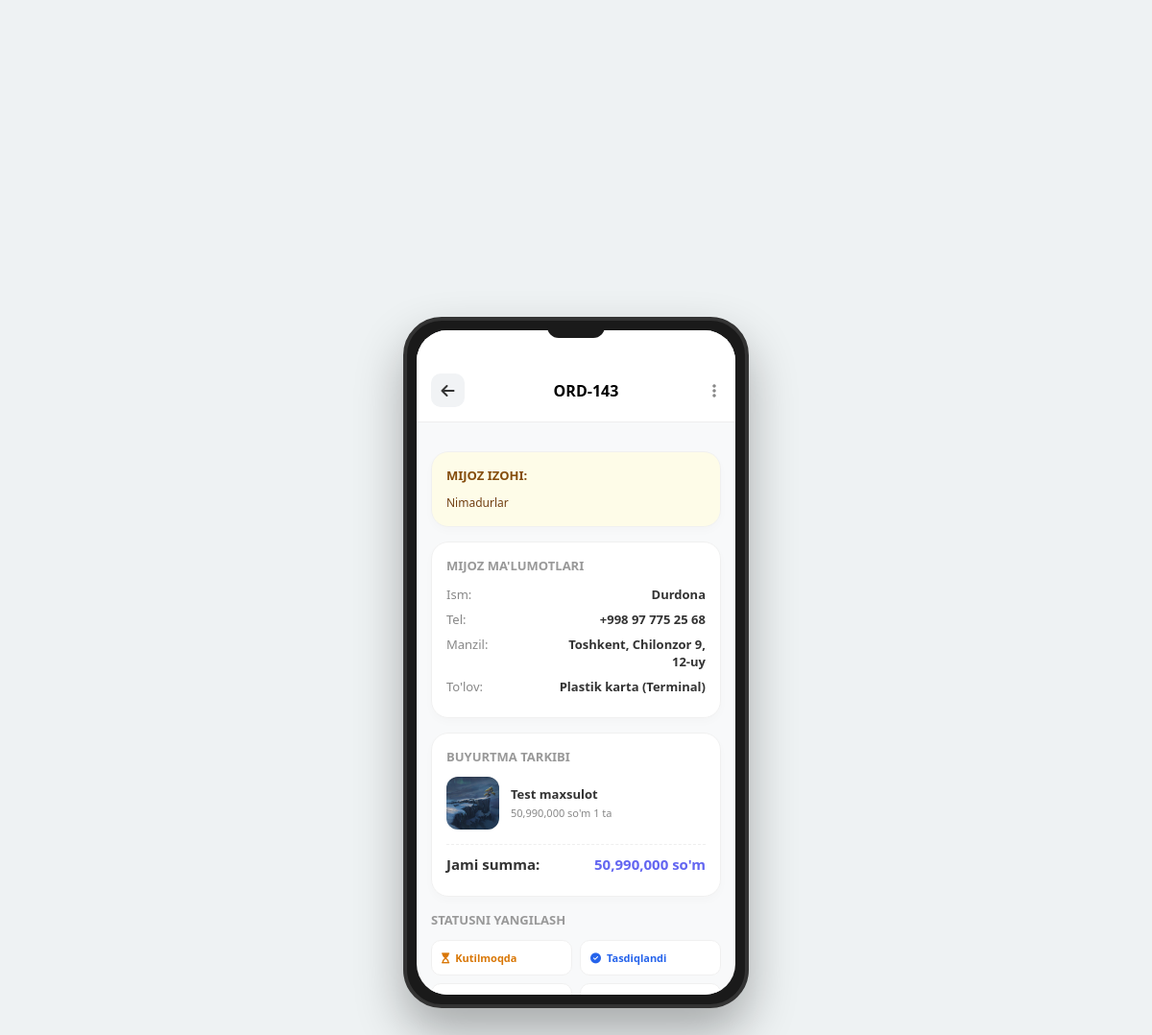
The page /buyurma_details/143/ on the database its author committed.
### app/models.py (models this page shows, shortened)
class BaseCreatedModel(models.Model):
    created_at = models.DateTimeField(auto_now_add=True)
    updated_at = models.DateTimeField(auto_now=True)
    class Meta:
        abstract = True

class Order(BaseCreatedModel):
    class OrderStatusChoice(models.TextChoices):
        PENDING = 'Kutilmoqda', 'Kutilmoqda'          # Buyurtma tushdi, lekin hali ko'rilmadi
        CONFIRMED = 'Tasdiqlandi', 'Tasdiqlandi'     # Admin buyurtmani ko'rib, tasdiqladi
        PROCESSING = 'Tayyorlanmoqda', 'Tayyorlanmoqda' # Omborxonada qadoqlanmoqda
        SHIPPED = 'Yo‘lga chiqdi', 'Yo‘lga chiqdi'       # Kuryerga berildi yoki pochta yo'lida
        DELIVERED = 'Yetkazildi', 'Yetkazildi'      # Mijoz mahsulotni qabul qilib oldi
        CANCELLED = 'Bekor qilindi', 'Bekor qilindi'   # Mijoz yoki admin tomonidan bekor qilindi
        RETURNED = 'Qaytarildi', 'Qaytarildi'
    class PaymentMethodChoice(models.TextChoices):
        CASH = 'cash', 'Naqd pul'
        CARD = 'card', 'Plastik karta (Terminal)'
        CLICK = 'click', 'Click'
        PAYME = 'payme', 'Payme'
        UZUM = 'uzum', 'Uzum Bank'
    user = models.ForeignKey(Users, on_delete=models.CASCADE, related_name='orders')
    phone = models.CharField(max_length=20, blank=True, null=True)
    address = models.TextField(verbose_name="Zakar borishi kk bo'lgan manzil", blank=True, null=True)
    description = models.CharField(max_length=500, blank=True, null=True)
    is_status = models.CharField(
        max_length=30,
        choices=OrderStatusChoice.choices,
        default=OrderStatusChoice.PENDING
    )
    payment_method = models.CharField(
        max_length=20,
        choices=PaymentMethodChoice.choices,
        default=PaymentMethodChoice.CASH,
        verbose_name="To'lov usuli"
    )
    @property
    def total_order_price(self):
        return sum(item.item_total_price for item in self.items.all())

class Users(AbstractUser):
    class UserTypes(models.TextChoices):
        Admin = 'Admin', 'Admin'
        CLENT = 'Clent', 'Mijoz'
    avatar = models.ImageField(upload_to='avatar/', blank=True, null=True)
    user_type = models.CharField(max_length=500, choices=UserTypes.choices, default=UserTypes.CLENT)
    phone = models.CharField(max_length=50, blank=True, null=True)

class OrderItem(BaseCreatedModel):
    order = models.ForeignKey(Order, on_delete=models.CASCADE, related_name='items')
    product = models.ForeignKey(UzumProduct, on_delete=models.SET_NULL, related_name="order_items", null=True)
    price = models.BigIntegerField(help_text="Sotib olingan vaqtdagi narxi", editable=False)
    count = models.IntegerField(validators=[MinValueValidator(1)])
    @property
    def item_total_price(self):
        return self.price * self.count

class UzumProduct(BaseCreatedModel):
    name = models.CharField(max_length=100)
    slug = models.SlugField( max_length=300, unique=True, blank=True, editable=False)
    price = models.PositiveIntegerField()
    aksi_narx = models.PositiveSmallIntegerField( validators=[MinValueValidator(0), MaxValueValidator(100)], default=0)
    about = models.TextField()
    count = models.PositiveIntegerField(default=2)
    is_active = models.BooleanField(default=True)
    info = models.JSONField(default=default_uzum_info, blank=True)
    category = models.ForeignKey(
        Kategoriy,
        on_delete=models.CASCADE,
        related_name='products'
    )

class UzumProductImage(BaseCreatedModel):
    image = models.ImageField(upload_to='maxsulot_rasm/')
    product = models.ForeignKey(UzumProduct, on_delete=models.CASCADE, related_name='images')

### app/admin_viuw.py (the view)
# urls.py: path('buyurma_details/<int:pk>/', buyurma_details, name='buyurma_details'),
def buyurma_details(request, pk):
    order = Order.objects.get(id=pk)
    order_details = OrderItem.objects.filter(order=order)
    return render(request, 'admin/buyutma_a_de.html', {'order': order, 'order_details': order_details})

### app/context_processors.py (called while the page is built)
def cart_item_count(request):
    count = 0
    if request.user.is_authenticated:
        count = ShopingModel.objects.filter(user=request.user).count()
    return {'cart_item_count': count}

### templates/admin/buyutma_a_de.html (shortened to what this page needs)
{% load humanize %}
<!DOCTYPE html>
<html lang="uz">
<head>
  <link rel="stylesheet" href="https://cdnjs.cloudflare.com/ajax/libs/font-awesome/6.4.0/css/all.min.css" />
</head>
<body>
  <div class="phone">
    <div class="notch"></div>
    <div class="screen">
      <header class="header">
        <div class="back-btn" onclick="history.back()"><i class="fa-solid fa-arrow-left"></i></div>
        <div style="font-size: 16px; font-weight: 700;">ORD-{{ order.id }}</div>
        <div onclick="toggleSheet()" style="cursor: pointer; padding: 5px;"><i class="fa-solid fa-ellipsis-vertical" style="color: #888;"></i></div>
      </header>
      <div class="content">
        {% if order.description %}
        <div class="card" style="margin-top: 15px; background: #fefce8;">
          <span class="section-title" style="color: #854d0e;">Mijoz izohi:</span>
          <p style="font-size: 12px; color: #713f12; line-height: 1.4;">{{ order.description |capfirst }}</p>
        </div>
        {% endif %}
        <div class="card">
          <span class="section-title">Mijoz ma'lumotlari</span>
          <div class="info-line"><span class="label">Ism:</span><span class="val">{{ order.user.username |capfirst }}</span></div>
          <div class="info-line"><span class="label">Tel:</span><span class="val">{{ order.phone }}</span></div>
          <div class="info-line"><span class="label">Manzil:</span><span class="val">{{ order.address |capfirst }}</span></div>
          <div class="info-line"><span class="label">To'lov:</span><span class="val">{{ order.get_payment_method_display }}</span></div>
        </div>
        <div class="card">
          <span class="section-title">Buyurtma tarkibi</span>
          {% for i in order_details %}
          <div class="item-row">
            {% if i.product.images.all %}
              <img src="{{ i.product.images.first.image.url }}" class="product-img" onclick="showFullImage(this.src)">
            {% else %}
              <div class="product-img" style="display: flex; align-items: center; justify-content: center;"><i class="fa-solid fa-box-open" style="color: #ccc; font-size: 24px;"></i></div>
            {% endif %}
            <div class="item-info">
              <div class="item-name">{{ i.product.name |capfirst }}</div>
              <div class="item-meta">{{ i.price|intcomma }} so'm {{ i.count }} ta</div>
            </div>
          </div>
          {% endfor %}
          <div style="border-top: 1px dashed #eee; margin-top: 10px; padding-top: 10px;">
            <div class="info-line" style="font-size: 15px;">
              <span class="label" style="color: #333; font-weight: 700;">Jami summa:</span>
              <span class="val" style="color: #6366f1; font-weight: 800;">{{ order.total_order_price|intcomma }} so'm</span>
            </div>
          </div>
        </div>
        <span class="section-title">Statusni yangilash</span>
        <div class="status-grid">
          <a href="{% url 'update_order_status' order.id 'Kutilmoqda' %}" class="status-btn" style="color: #d97706;"><i class="fa-solid fa-hourglass-start"></i> Kutilmoqda</a>
          <a href="{% url 'update_order_status' order.id 'Tasdiqlandi' %}" class="status-btn" style="color: #2563eb;"><i class="fa-solid fa-circle-check"></i> Tasdiqlandi</a>
          <a href="{% url 'update_order_status' order.id 'Tayyorlanmoqda' %}" class="status-btn" style="color: #9333ea;"> Tayyorlanmoqda</a>
          <a href="{% url 'update_order_status' order.id 'Yo‘lga chiqdi' %}" class="status-btn" style="color: #059669;"> Yo‘lga chiqdi</a>
        </div>
      </div>
    </div>
  </div>
</body>
</html>

### templates/admin/buyutma_a_de.html (style rules this page uses)
* { margin: 0; padding: 0; box-sizing: border-box; font-family: 'Segoe UI', sans-serif; }
body { background: #eef2f3; display: flex; justify-content: center; align-items: center; min-height: 100vh; }
.phone { width: 360px; height: 720px; background: #1a1a1a; border-radius: 40px; padding: 10px; box-shadow: 0 25px 50px rgba(0,0,0,0.3); position: relative; border: 4px solid #333; }
.screen { width: 100%; height: 100%; background: #f8f9fa; border-radius: 32px; overflow: hidden; position: relative; display: flex; flex-direction: column; }
.notch { width: 60px; height: 18px; background: #1a1a1a; position: absolute; top: 0; left: 50%; transform: translateX(-50%); border-bottom-left-radius: 12px; border-bottom-right-radius: 12px; z-index: 110; }
.header { padding: 45px 15px 15px; background: #fff; border-bottom: 1px solid #eee; display: flex; align-items: center; justify-content: space-between; }
.back-btn { width: 35px; height: 35px; display: flex; align-items: center; justify-content: center; background: #f1f3f5; border-radius: 10px; cursor: pointer; color: #333; text-decoration: none; }
.content { flex: 1; overflow-y: auto; padding: 15px; padding-bottom: 30px; }
.card { background: #fff; border-radius: 18px; padding: 15px; box-shadow: 0 4px 10px rgba(0,0,0,0.02); margin-bottom: 15px; border: 1px solid #f0f0f0; }
.section-title { font-size: 13px; font-weight: 700; color: #999; text-transform: uppercase; margin-bottom: 12px; display: block; }
.item-row { display: flex; gap: 12px; margin-bottom: 15px; align-items: center; }
.product-img { width: 55px; height: 55px; border-radius: 12px; object-fit: cover; background: #f5f5f5; cursor: pointer; }
.item-info { flex: 1; }
.item-name { font-size: 13px; font-weight: 600; color: #333; line-height: 1.3; }
.item-meta { font-size: 11px; color: #888; margin-top: 3px; }
.info-line { display: flex; justify-content: space-between; margin-bottom: 8px; font-size: 13px; }
.label { color: #888; }
.val { font-weight: 600; color: #333; text-align: right; max-width: 60%; }
.status-grid { display: grid; grid-template-columns: 1fr 1fr; gap: 8px; margin-top: 10px; }
.status-btn { text-decoration: none !important; font-size: 11px; font-weight: 700; padding: 10px; border-radius: 10px; border: 1px solid #f0f0f0; display: flex; align-items: center; gap: 6px; background: #fff; transition: 0.2s; cursor: pointer; }

### rows shown on the page
Order: id "143", description "Nimadurlar", user.username "Durdona", phone "+998 97 775 25 68", address "Toshkent, Chilonzor 9, 12-uy", payment_method "Plastik karta (Terminal)", total_order_price "50,990,000"
OrderItem: product.images.first.image (picture), product.name "Test maxsulot", price "50,990,000", count "1"
